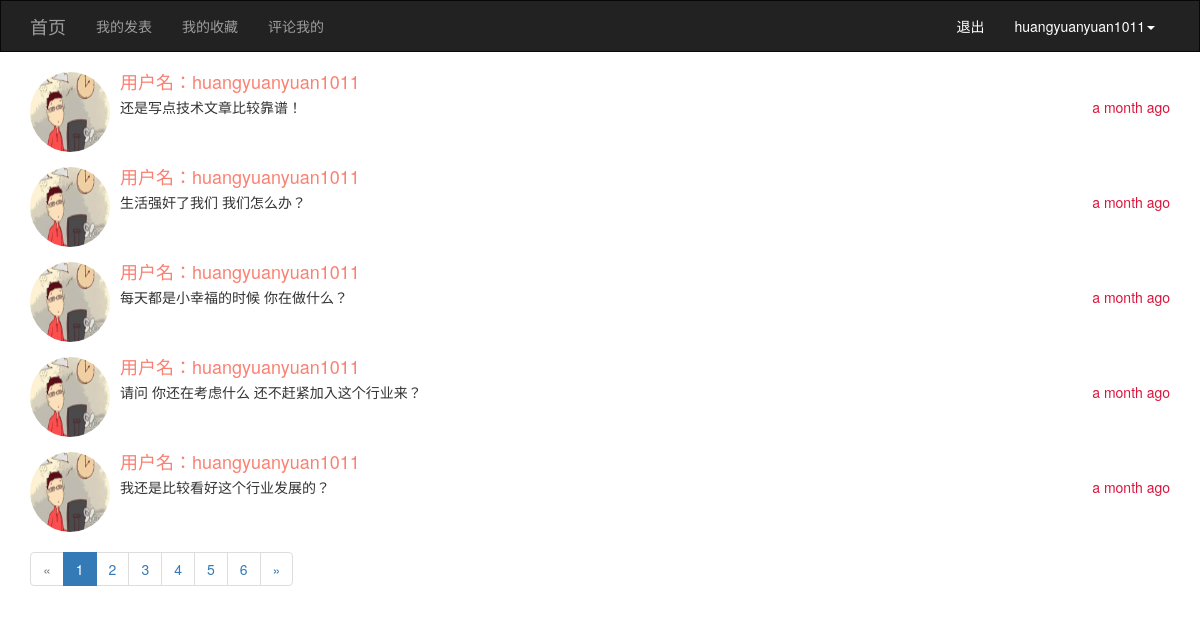
Screenshot of /mine_publish/ (signed in) with the database file from the repository.
### app/models/user.py (models this page shows, shortened)
class User(db.Model,UserMixin):
    __tablename__="users"
    id = db.Column(db.Integer,primary_key=True)
    username=db.Column(db.String(32),unique=True)
    password_hash=db.Column(db.String(128))
    email=db.Column(db.String(64),unique=True)
    confirm =db.Column(db.Boolean,default=False)
    icon = db.Column(db.String(64),default="default.jpg")
    posts = db.relationship('Posts',backref='user',lazy="dynamic")
    favorites = db.relationship('Posts',secondary="collections",
                                backref=db.backref("users", lazy="dynamic"), lazy="dynamic")
    @property
    def password(self):
        raise AttributeError('密码是不可读属性')

### app/models/posts.py (models this page shows)
class Posts(db.Model):
    __tablename__="posts"
    id = db.Column(db.Integer,primary_key=True)
    rid = db.Column(db.Integer,default=0,index=True)
    content = db.Column(db.Text)
    timestamp = db.Column(db.DateTime,default=datetime.utcnow)
    uid = db.Column(db.Integer,db.ForeignKey('users.id'))

### app/views/posts.py (the view)
@posts.route('/mine_publish/')
@login_required
def mine_publish():
    page = request.args.get('page', 1, type=int)
    pagination = current_user.posts.filter_by(rid=0).order_by(Posts.timestamp.desc()).paginate(page, per_page=5,error_out=False)
    comments = pagination.items
    return render_template("posts/mine_publish.html",comments=comments,pagination=pagination)

### app/models/user.py (called while the page is built)
@login_manager.user_loader
def load_user(uid):
    return User.query.get(int(uid))

### app/templates/posts/mine_publish.html (shortened to what this page needs)
{% extends "common/base.html" %}
{% from "common/macro.html" import pagination_show %}
{% block page_content %}
    {% for p in comments %}
     <div class="media">
    <div class="media-left">
    <a href="#">
      <img class="media-object; img-circle" src="{{ url_for('static', filename='upload/'+ p.user.icon) }}"
                 alt="头像" style="width: 80px; height: 80px;float: left">
    </a>
    </div>
    <div class="media-body">
    <h4  class="media-heading" style="color: salmon">用户名：{{ p.user.username }}</h4>
    {{ p.content }}
      <div style="float: right;color: crimson" >{{ moment(p.timestamp).fromNow() }}</div>
    </div>
    </div>
    {% endfor %}
{{ pagination_show(pagination,'posts.mine_publish') }}
{% endblock %}

### app/templates/common/base.html (shortened to what this page needs)
{% extends "bootstrap/base.html" %}
{% import "bootstrap/wtf.html" as wtf %}
{% block navbar %}
    <nav class="navbar navbar-inverse" style="border-radius: 0px;">
        <div class="container">
            <div class="navbar-header">
                <a class="navbar-brand" href="{{ url_for('main.index') }}">首页</a>
            </div>
            <div class="collapse navbar-collapse">
                <ul class="nav navbar-nav">
                    <li><a href="{{ url_for('posts.mine_publish') }}">我的发表</a></li>
                    <li><a href="{{ url_for('posts.mine_collect') }}">我的收藏</a></li>
                    <li><a href="{{ url_for('posts.comment_my') }}">评论我的</a></li>
                </ul>
                <ul class="nav navbar-nav navbar-right">
                    {% if current_user.is_authenticated %}
                        <li><a style="color: white" href="{{ url_for('user.logout') }}">退出</a></li>
                        <li class="dropdown">
                            <a style="color: white" href="#" class="dropdown-toggle" data-toggle="dropdown"
                               role="button" aria-haspopup="true"
                               aria-expanded="false">{{ current_user.username }}<span class="caret"></span></a>
                            {% else %}
                        <li><a href="{{ url_for('user.register') }}">注册</a></li>
                        <li><a href="{{ url_for('user.login') }}">登录</a></li>
                    {% endif %}
                </ul>
            </div>
        </div>
    </nav>
{% endblock %}
{% block content %}
    <div class="container">
        {% block page_content %}默认内容{% endblock %}
    </div>
{% endblock %}

### rows the page displays
User: username "huangyuanyuan1011"
Posts: icon (picture), user.username "huangyuanyuan1011", content "还是写点技术文章比较靠谱！", timestamp "a month ago"
Posts: icon (picture), user.username "huangyuanyuan1011", content "生活强奸了我们 我们怎么办？", timestamp "a month ago"
Posts: icon (picture), user.username "huangyuanyuan1011", content "每天都是小幸福的时候 你在做什么？", timestamp "a month ago"
Posts: icon (picture), user.username "huangyuanyuan1011", content "请问 你还在考虑什么 还不赶紧加入这个行业来？", timestamp "a month ago"
Posts: icon (picture), user.username "huangyuanyuan1011", content "我还是比较看好这个行业发展的？", timestamp "a month ago"

### other values shown
{{ p }} "1" "2" "3" "4" "5" "6"
